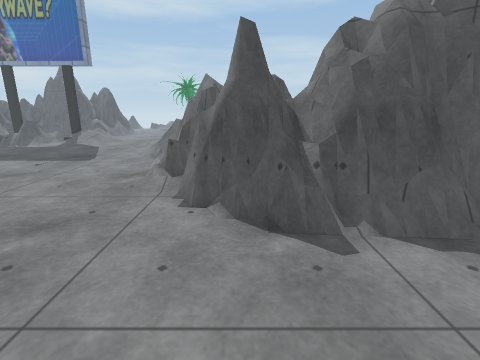
View 1 (above)

22 first-person views from a walk through a 3-D level made in the Unity game engine. The camera is 1.2 m above the floor, tilts 14° down and sees 85° across. The floor is counted in squares, 0.5 m on a side. Each view is taken from the middle of a square. On the plan, view 1 faces up. The plan holds only what a view shows up to about 18 squares ahead; the rest is blank. The place goes on beyond the plan. The player character is not drawn. Some surface patterns are stand-ins.

View 2
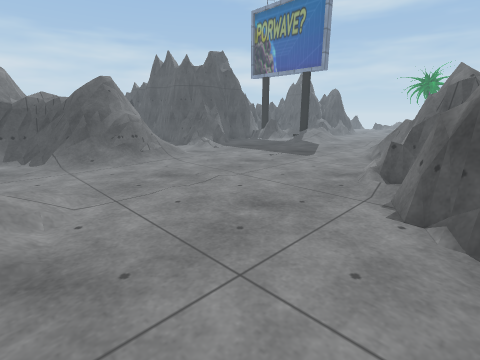

View 3
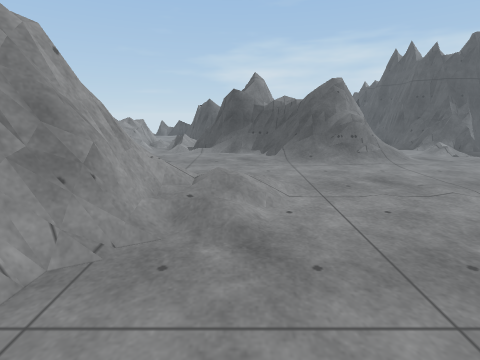

View 4
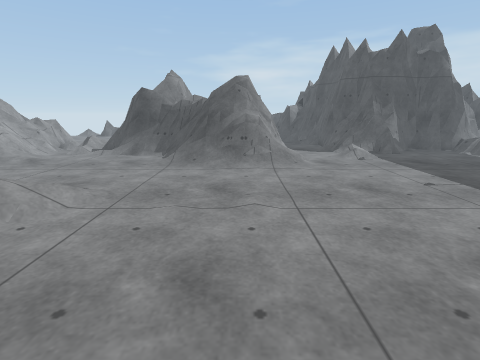

View 5
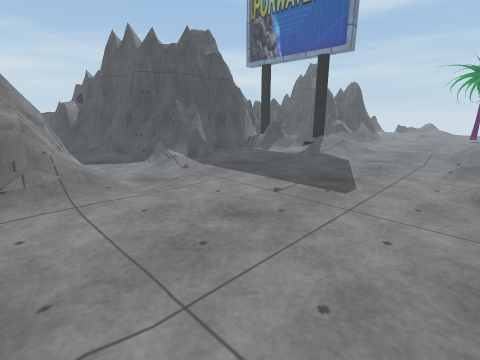

View 6
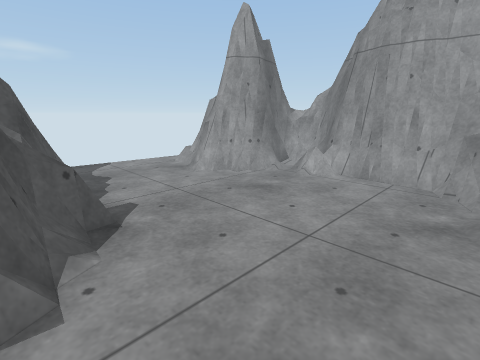

View 7
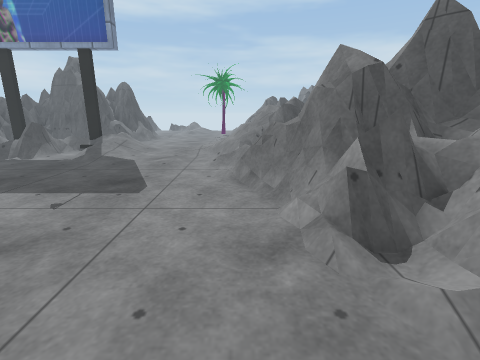

View 8
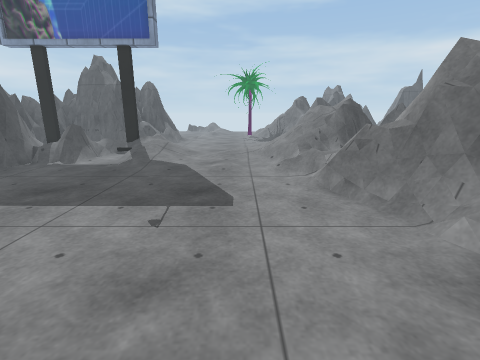

View 9
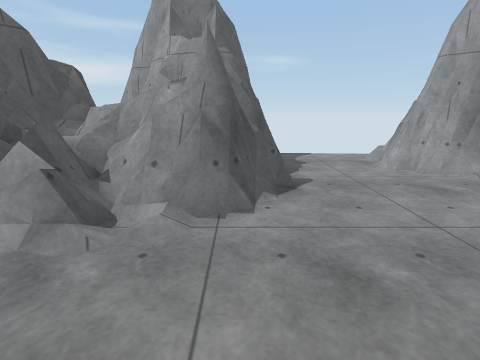

View 10
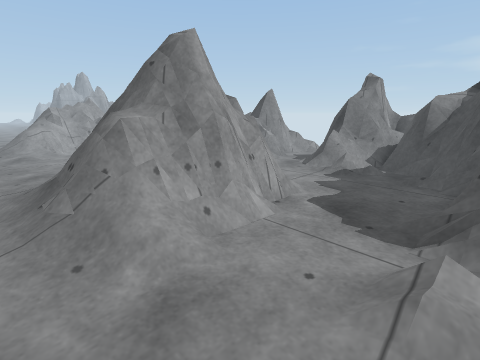

View 11
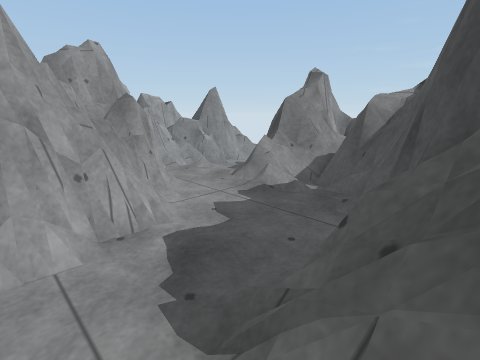

View 12
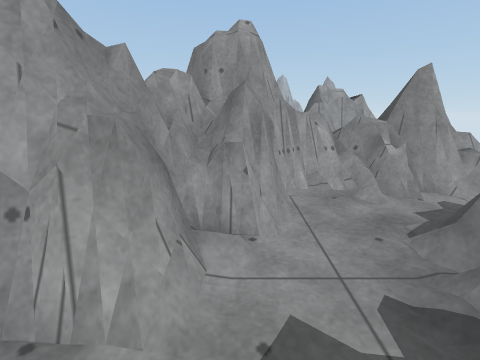

View 13
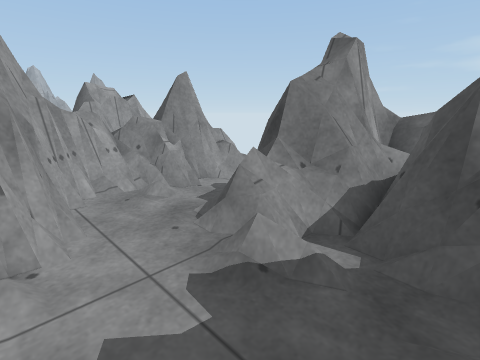

View 14
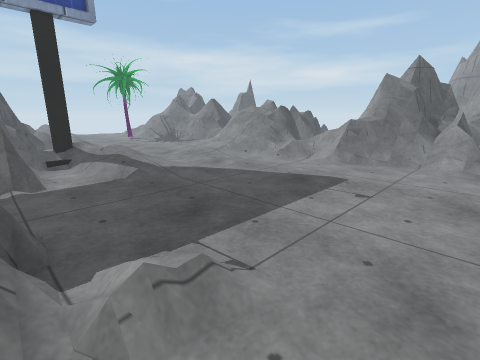

View 15
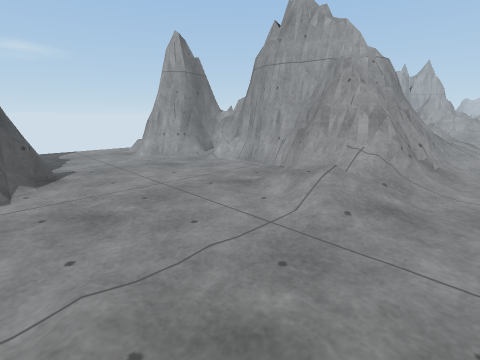

View 16
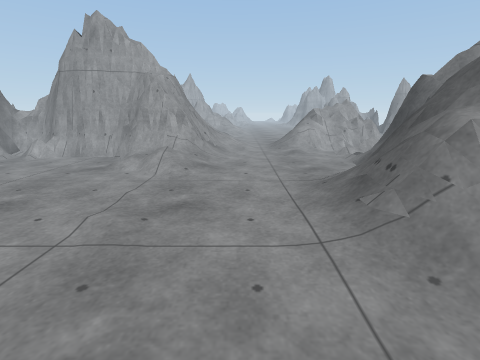

View 17
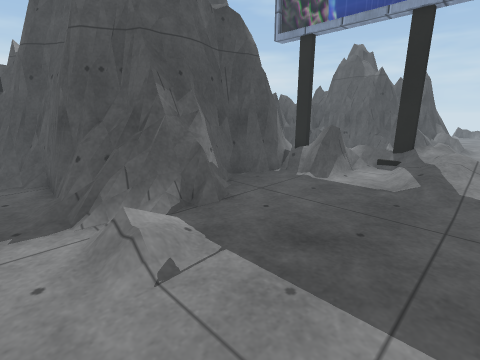

View 18
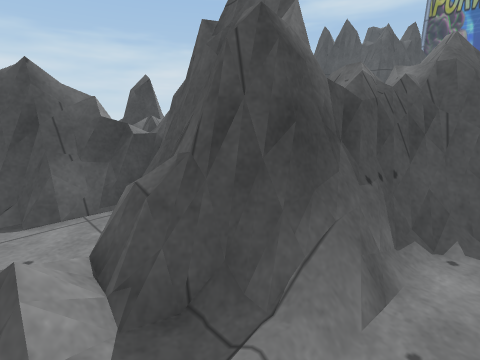

View 19
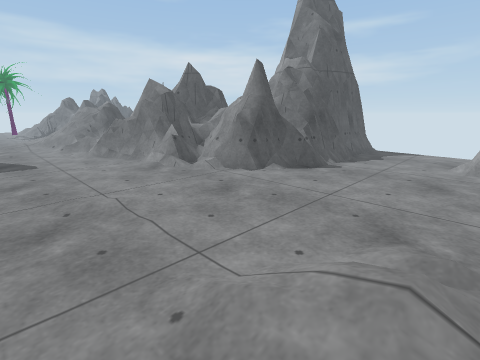

View 20
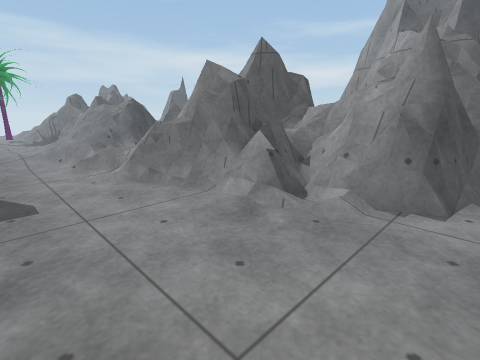

View 21
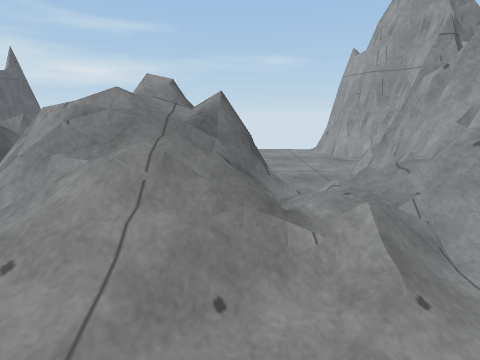

View 22
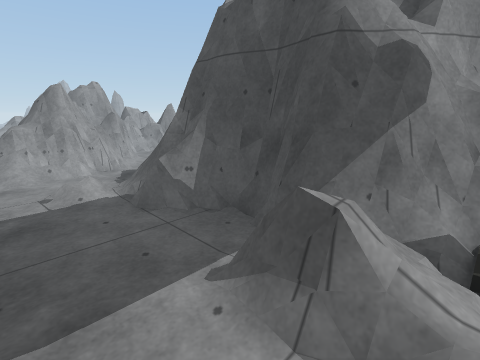

### Floor plan
Key: @ floor where view 1 was taken; # wall or solid block; . main floor; : floor 0.25 m higher than the main floor; + floor 0.5 m higher than the main floor; * floor 0.75 m higher than the main floor; % floor 1 m higher than the main floor; & floor 1.25 m higher than the main floor; / step, stairs or slope; = window, fence, low wall or low ledge; ^ raised ledge; O other object.
Columns run from 29 left of view 1 to 10 right of it. Each row starts with its distance up from view 1.
 24         ## ## O:+/...:://====
 23         #::==..:+/...:://#=== ==
 22         ##+==..::/....///%=&=
 21         ##===../:......//*===
 20          #=.....:......./:+
 19          # ............//+:............
 18          # ............./+++ ..........
 17           # ............:**   .........
 16          ##=............==#### ........
 15         ###=............#=###### ....=#
 14         ##==.............##### #   .=###
 13     #####==.//........... =#####   =##
 12    ##=#.##................=#^^#   ###
 11   ##=.....................===##   #
 10  ####.....................##^##
  9  #=.......  #//............###
  8 ###==:...=^##=//...........=##
  7  ###=.../=#####/............###
  6   ==:.. ==####=+.............#=###=###
  5   .....=#^###^#/..............###= ..#
  4  ......######=#/.......................
  3 #===#.=#####=+//.......................
  2 ####==######=.........................
  1 =###^#######=........//...............
  0   #^ ^#######......./////....@...## ..
 -1     ##==###=#.......///:........=##=#.
 -2   ^###=#=^^=........///##.......## ##
 -3  #####=..==........./ =#^=#...:.##
 -4     #=...   ........+=########= #

Where each view was taken, in squares from view 1:
view 1: 0 up, 0 right, facing up
view 2: 0 up, 0 right, facing up-left
view 3: 0 up, 0 right, facing left
view 4: 6 up, 1 left, facing left
view 5: 6 up, 5 left, facing up-left
view 6: 7 up, 5 left, facing down-right
view 7: 6 up, 5 left, facing up
view 8: 7 up, 8 left, facing up
view 9: 7 up, 8 left, facing right
view 10: 13 up, 13 left, facing down-left
view 11: 14 up, 17 left, facing down-left
view 12: 11 up, 21 left, facing down
view 13: 11 up, 21 left, facing down-left
view 14: 10 up, 18 left, facing up-right
view 15: 7 up, 11 left, facing down-right
view 16: 12 up, 11 left, facing down
view 17: 11 up, 12 left, facing up-left
view 18: 4 down, 16 left, facing up-left
view 19: 1 down, 10 left, facing up-right
view 20: 6 up, 9 left, facing up-right
view 21: 21 up, 9 left, facing right
view 22: 24 up, 14 left, facing down-left
